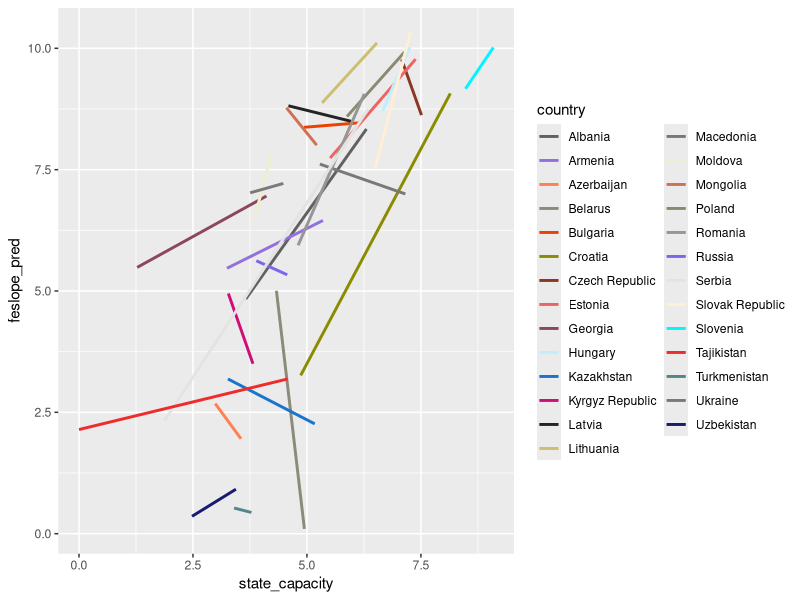

Write R code to recreate this figure.
### Multivariate statistical analysis, 2019 ###
### Lab 2. FE-models and RE-models (part 2) ###

install.packages("haven")
install.packages("plm")
install.packages("ggplot2")
install.packages("dplyr")
install.packages("lmtest")
install.packages("sandwich")

library(haven)
library(plm)
library(ggplot2)
library(dplyr)
library(lmtest)
library(sandwich)

panel<-read_dta("MSA_lab2.dta")
head(panel) 

# Only country effects
LSDV <- lm(fh_polity~state_capacity + country, data = panel)
summary(LSDV)
# The same model using plm. Country effects
fe <- plm(fh_polity~state_capacity, data = panel, index=c("country", "period"), effect = "individual", model="within")
summary(fe)
# extract country effects
summary(fixef(fe))

# Only time effects
LSDV_time <- lm(fh_polity ~ state_capacity + as.factor(period), data = panel)
summary(LSDV_time)
fe_time <- plm(fh_polity ~ state_capacity, data = panel, index=c("country", "period"), effect = "time", model = "within")
summary(fe_time)
# extract time effects
summary(fixef(fe_time))

# Both country and time effects
fe_twoways <- plm(fh_polity ~ state_capacity, data = panel, index=c("country", "period"), effect = "twoways", model = "within")
summary(fe_twoways)

# Compare more and less parsimonious models (without and with time effects)
pFtest(fe_twoways, fe)

# Heteroskedasticity adjustment 
bptest(fe_twoways, studentize = F)
coeftest(fe_twoways, vcov = vcovHC, type = "HC3")

### Test whether the model fits well
LSDV_twoways <- lm(fh_polity ~ state_capacity + country + as.factor(period), data = panel)
y_pred <- LSDV_twoways$fitted 
panel1 <- data.frame(panel, y_pred) 
# subset the data by countries and find how strongly y observed and predicted are correlated
merged <- panel1 %>% group_by(country)%>% summarize(., cor(fh_polity, y_pred))%>% merge(panel1, ., by="country")
# test whether results are robust to excluding observations with small correlations
merged$new <- ifelse(abs(merged$`cor(fh_polity, y_pred)`)<0.3,1,0)
fe_twoways_2 <- plm(fh_polity ~ state_capacity, merged[merged$new == 0,], index=c("country", "period"), effect = "twoways")
coeftest(fe_twoways_2, vcov = vcovHC, type = "HC3")

### test a FE-model with varying slopes
feslope <- lm(fh_polity~state_capacity*country + country, data = panel)
summary(feslope)
feslope_pred <- feslope$fitted
# plot varying slopes 
colors <- colors(distinct = TRUE)
mypalette <- sample(colors, 27)
ggplot(panel, aes(x = state_capacity, y = feslope_pred, color = country))+ geom_smooth(method = "lm", se = FALSE) +
  scale_color_manual(values = mypalette)
